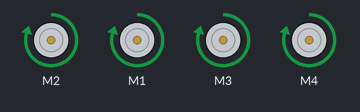
The sketch below on a simulated Arduino Uno, built with avr-gcc and run on an emulated ATmega328P. On the bench: 4 × DC motor (green arrow = forward, orange = backward, longer = faster).

Above: at 1.0 s.
At 2.65 s:
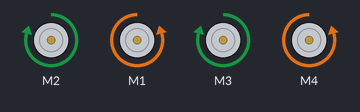
At 6.3 s:
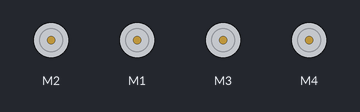
Timing chart, 0 to 7.6 s (numbered marks = the images above):
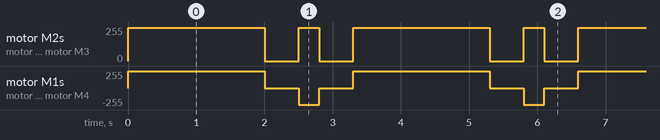

Measured:
- by itself, motor M2, motor M3: repeats every 3.3 s: stopped 0.50 s, forward 250/255 0.30 s, stopped 0.50 s, forward 250/255 2.0 s
- by itself, motor M1, motor M4: repeats every 3.3 s: stopped 0.50 s, backward 250/255 0.30 s, stopped 0.50 s, forward 250/255 2.0 s

The sketch:

motor-driver-shield-arduino.ino
```cpp
#include <AFMotor.h>

// Create motor objects
AF_DCMotor leftMotor(2);   // M2
AF_DCMotor rightMotor(1);  // M1
AF_DCMotor leftBack(3); //M3
AF_DCMotor rightBack(4); //M4


// Movement settings
const int motorSpeed = 250;       // Speed (0–255)
const int forward_move = 2000;    // forward duration (ms)
const int turnTime = 300;         // Time to turn 180 degrees

void setup() {
  Serial.begin(9600);

  // Set initial speed
  leftMotor.setSpeed(motorSpeed);
  rightMotor.setSpeed(motorSpeed);
  leftBack.setSpeed(motorSpeed);
  rightBack.setSpeed(motorSpeed);
}

// Movement Functions

void forward() {
  leftMotor.run(FORWARD);
  rightMotor.run(FORWARD);
  leftBack.run(FORWARD);
  rightBack.run(FORWARD);
}

void stopMotors() {
  leftMotor.run(RELEASE);
  rightMotor.run(RELEASE);
  leftBack.run(RELEASE);
  rightBack.run(RELEASE);
}

void turnRight() {
  leftMotor.run(FORWARD);
  leftBack.run(FORWARD);
  rightMotor.run(BACKWARD);
  rightBack.run(BACKWARD);
}

void loop() {
  // First long side
  forward();
  delay(forward_move);
  stopMotors();
  delay(500);

  // Turn
  turnRight();
  delay(turnTime);
  stopMotors();
  delay(500);


  // Second long side
  forward();
  delay(forward_move);
  stopMotors();
  delay(500);

  // Turn 180°
  turnRight();
  delay(turnTime);
  stopMotors();
  delay(500);
}
```
